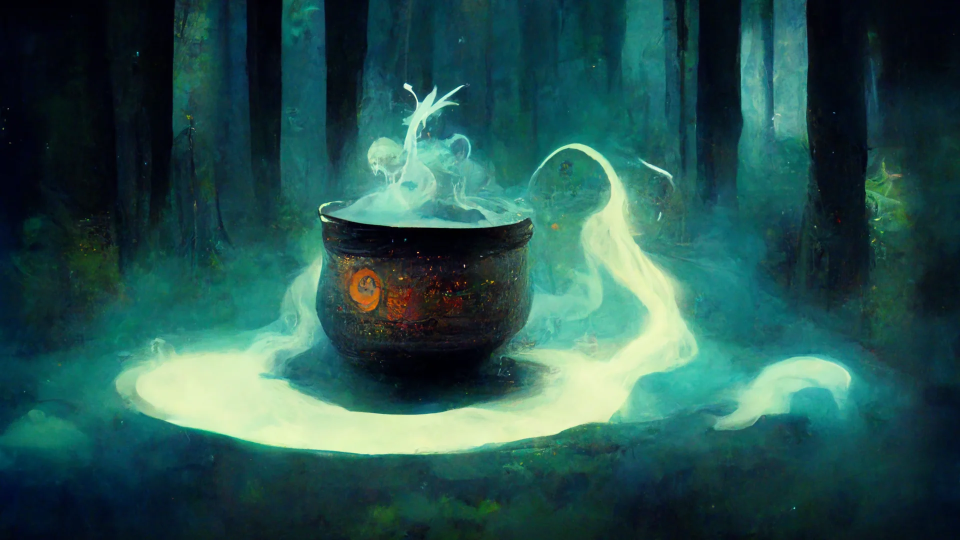
#> input picture assets/scenes/intro/cauldron_2.webp, 1920 x 1080 px (shown at 1/2 size)
$ python -i find_holes.py   (imports and definitions only)
#> lines starting #> are read from the running program, lines starting #| are printed output that depends on the picture
#> further down, picture is the input picture: shape (1080, 1920, 3); mean B, G, R 79.9, 84.2, 40.2
"""Find the places in Realm 3 that READ AS A HOLE, in world coordinates.

Run the level's lit scan first, then this over the frames it wrote:

    R3_HOLES=<dir> godot --headless res://scenes/realms/Realm3FungalTest.tscn
    python tools/find_holes.py <dir> --zoom 0.78

WHY THIS EXISTS, and why the thing it replaces was wrong.

`R3_GAPS` renders a coverage mask -- every sprite flat white -- and asks "is
anything drawn here". It reported ZERO holes on a floor Advika had just circled
twice. It was not lying. Everything she circled is drawn: the sprite is there
and renders at rgb8 (0,2,2), while the moss a few pixels to its left renders at
(9,9,11) with real texture in it. A coverage test cannot tell those apart,
because to a coverage test they are both "covered".

What the eye is actually asking is whether a region has any LIGHT and any
TEXTURE. Dark is fine -- this is a dark game. Flat is fine -- a silhouette is
flat. Dark AND flat AND large is a hole, because a painterly floor always has
some of both and a hole has neither.

CALIBRATION. The two thresholds below were not picked by taste. They were swept
against the two screenshots Advika circled (2026-08-08) until the detector
flagged what she flagged; at lum<0.030 / std<0.008 it covers both of her loops
and finds four more instances of the same defect in the same frames that she
did not bother to circle. Re-calibrate the same way if the grade ever moves --
against her marks, not against a number that feels right.
"""
import argparse
import glob
import os
import re
import sys

import numpy as np
from PIL import Image
from scipy import ndimage

# calibrated against Advika's circled screenshots -- see the module docstring
LUM_MAX = 0.030      # local mean luminance below which there is no light
STD_MAX = 0.008      # local standard deviation below which there is no texture
WIN = 15             # px, the neighbourhood both are measured over
MIN_AREA = 6000      # px, smaller than this is a shadow between fronds
BAND_LO = 0.55       # only look below this fraction of frame height: the floor

# FLAT IS ENOUGH, EVEN WHEN IT IS NOT DARK. Added 2026-08-08 after this detector
# missed the gap Advika had circled three times: a strip of bare soil between two
# moss courses, measuring lum 0.033 against the 0.030 cutoff above. Dark AND flat
# was too strict a rule -- it described the holes I had already found rather than
# the thing the eye objects to, which is a SMOOTH FILL. In a painterly floor a
# large untextured region reads as missing at any value, so flatness alone flags
# it, up to a ceiling where the region is bright enough to be a lit surface.
FLAT_LUM_MAX = 0.060   # above this a flat region is a lit mushroom cap, not a hole
FLAT_STD_MAX = 0.006   # tighter than STD_MAX: a brighter hole must be flatter


def luma(rgb):
    return rgb[..., 0] * 0.2126 + rgb[..., 1] * 0.7152 + rgb[..., 2] * 0.0722
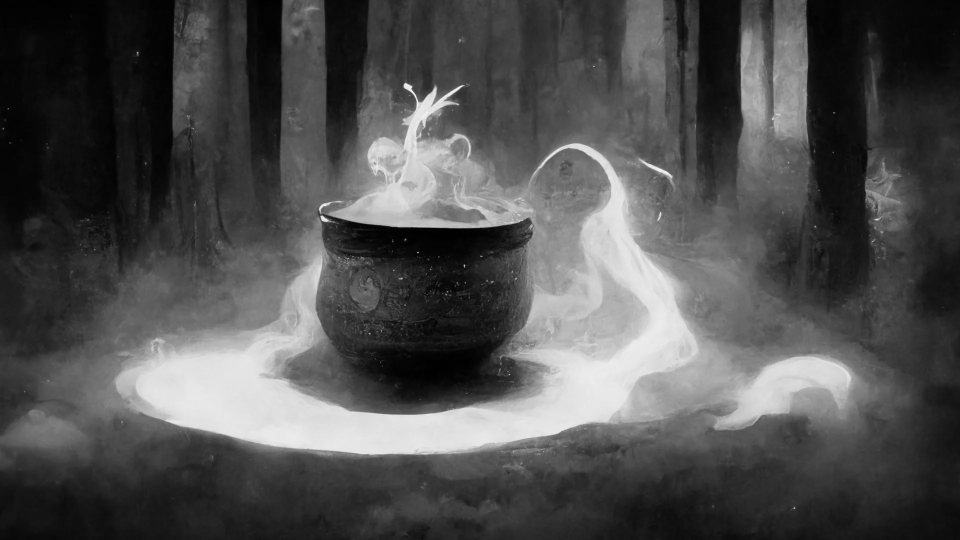
#> returned value: shape (1080, 1920) float64 (shown at 1/2 size); min 0, max 252, mean 80.1


def dead_mask(rgb, lum_max=LUM_MAX, std_max=STD_MAX, win=WIN,
              min_area=MIN_AREA, band_lo=BAND_LO):
    """Boolean mask of regions with neither light nor texture in them."""
    y = luma(rgb)
    mean = ndimage.uniform_filter(y, win)
    sq = ndimage.uniform_filter(y * y, win)
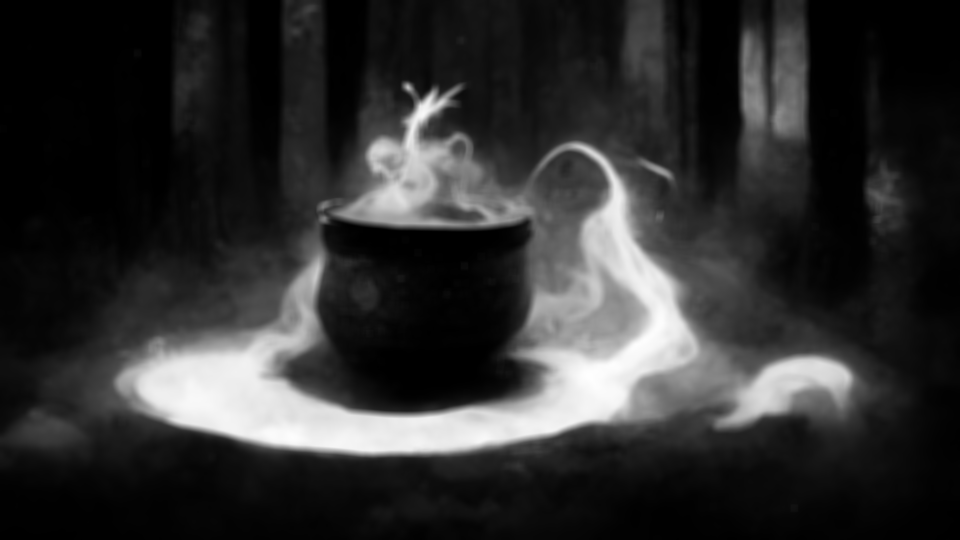
#> sq: shape (1080, 1920) float64 (shown at 1/2 size); min 1.45, max 55345.1, mean 10389.6; drawn with min black and max white
    std = np.sqrt(np.maximum(sq - mean * mean, 0.0))
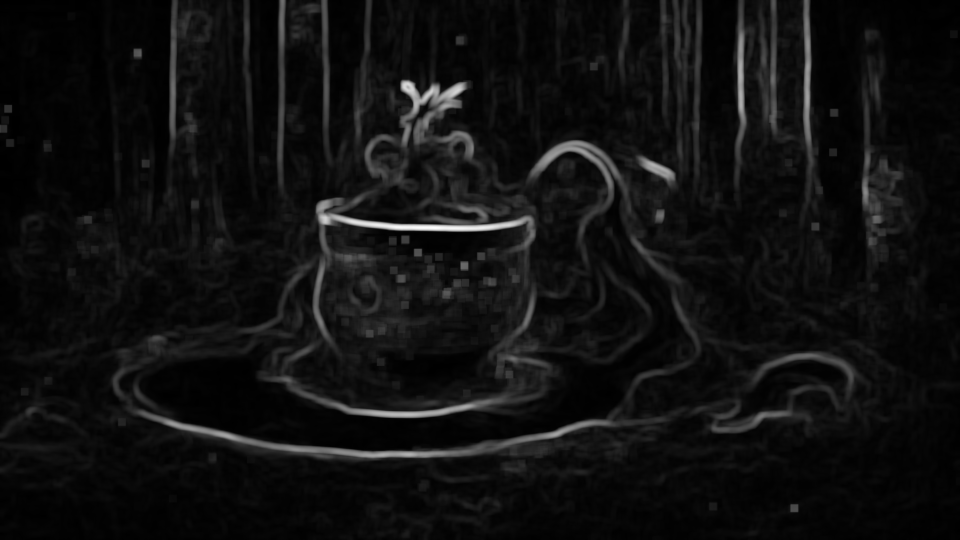
#> std: shape (1080, 1920) float64 (shown at 1/2 size); min 0, max 91.42, mean 5.9; drawn with min black and max white
    # either it has no light and no texture, or it is simply a flat fill
    dead = ((mean < lum_max) & (std < std_max)) \
        | ((mean < FLAT_LUM_MAX) & (std < FLAT_STD_MAX))
#> dead: shape (1080, 1920) bool; every value is 0
    # a one-pixel crack between two fronds is not a hole
    dead = ndimage.binary_opening(dead, np.ones((9, 9), bool))
    dead[:int(dead.shape[0] * band_lo)] = False
    lab, n = ndimage.label(dead)
#> lab: shape (1080, 1920) int32; every value is 0
#> n = 0
    keep = np.zeros_like(dead)
    regions = []
    for i in range(1, n + 1):
        m = lab == i
        a = int(m.sum())
        if a < min_area:
            continue
        keep |= m
        ys, xs = np.nonzero(m)
        regions.append((a, int(xs.min()), int(xs.max()),
                        int(ys.min()), int(ys.max())))
#> after the loop, regions = []
    regions.sort(reverse=True)
    return keep, regions


# [73 lines left out: function main, not called in this run]


# [2 lines not run here, left out]

>>> import cv2
>>> picture = cv2.imread('../assets/scenes/intro/cauldron_2.webp')
>>> result = dead_mask(picture)

$ run again, on assets/scenes/intro/shelves_2.webp
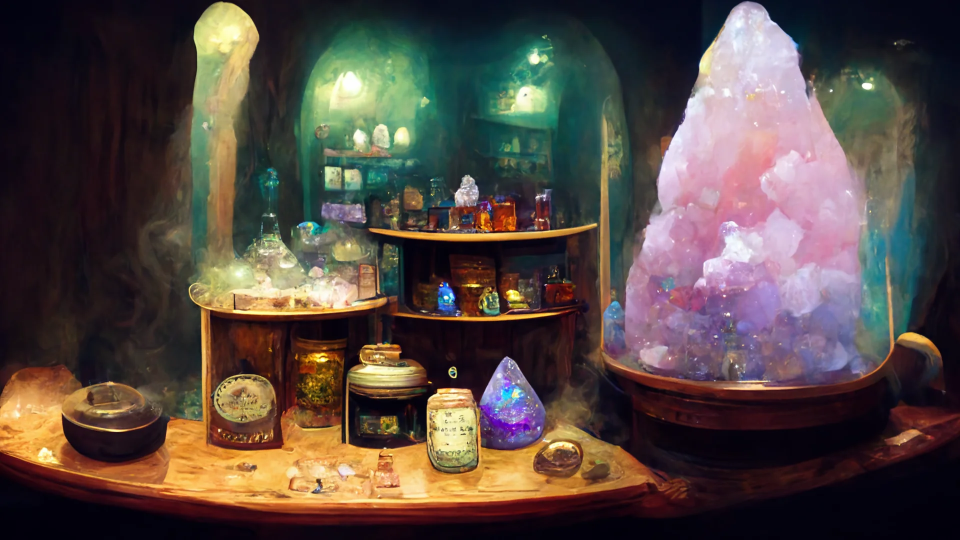
#> input picture assets/scenes/intro/shelves_2.webp, 1920 x 1080 px (shown at 1/2 size)
#> picture is the input picture: shape (1080, 1920, 3); mean B, G, R 66.9, 72.7, 85.3
#> in dead_mask, `mean = ndimage.uniform_filter(y, win)`:
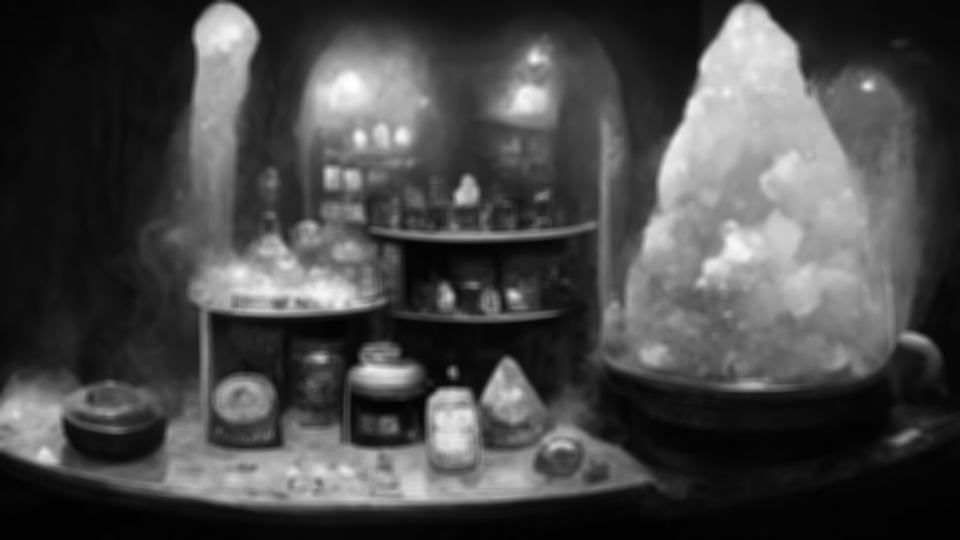
#> mean: shape (1080, 1920) float64 (shown at 1/2 size); min 2.18, max 253.9, mean 72.4
#> in dead_mask, `std = np.sqrt(np.maximum(sq - mean * mean, 0.0))`:
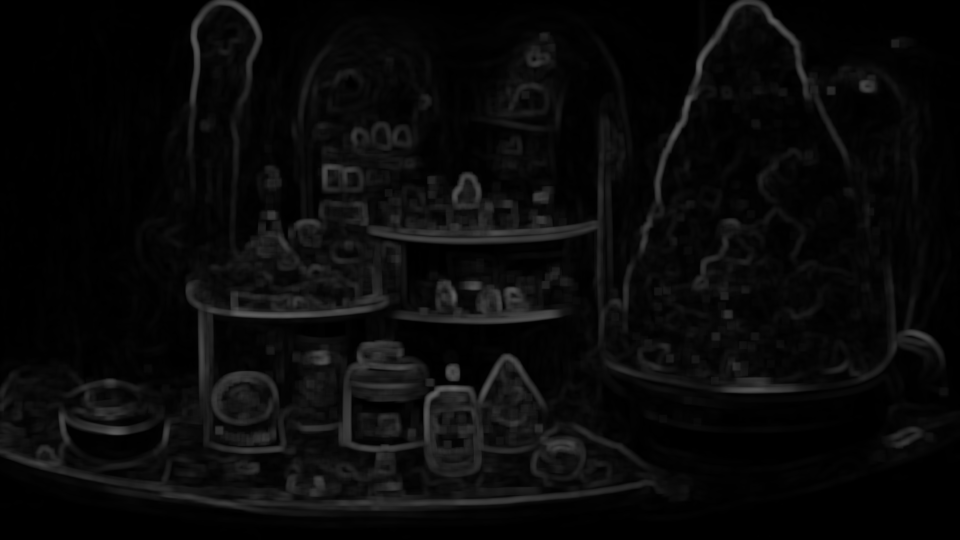
#> std: shape (1080, 1920) float64 (shown at 1/2 size); min 0, max 100.5, mean 9.8
#> dead: shape (1080, 1920) bool; every value is 0
#> lab: shape (1080, 1920) int32; every value is 0
#> n = 0
#> after the loop in dead_mask, `for i in range(1, n + 1):`: regions = []

$ run again, on assets/scenes/intro/shelves_6.webp
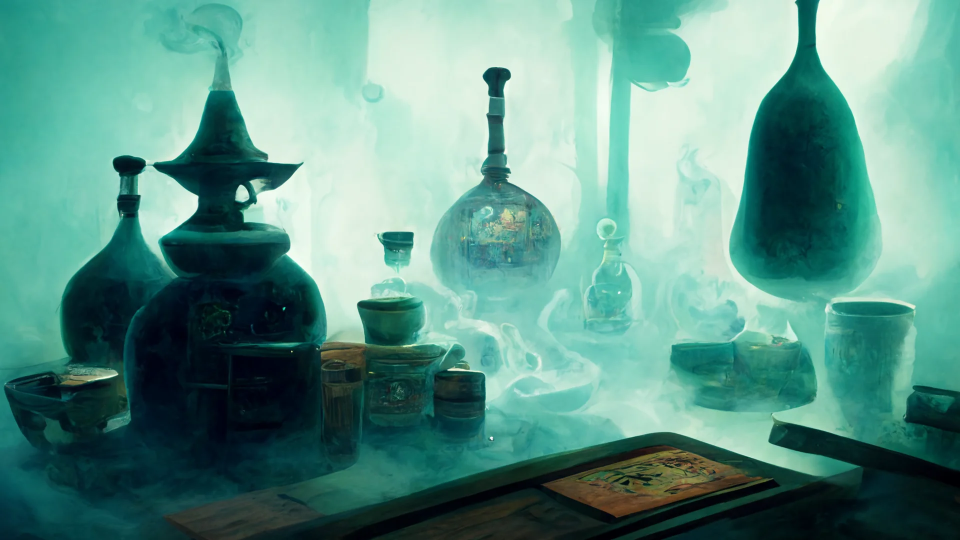
#> input picture assets/scenes/intro/shelves_6.webp, 1920 x 1080 px (shown at 1/2 size)
#> picture is the input picture: shape (1080, 1920, 3); mean B, G, R 135.1, 147, 92.7
#> in dead_mask, `sq = ndimage.uniform_filter(y * y, win)`:
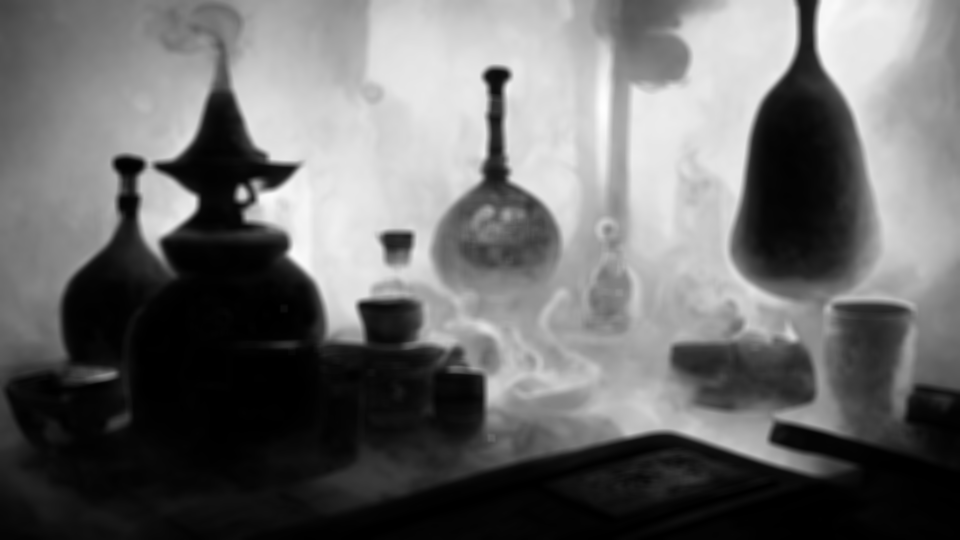
#> sq: shape (1080, 1920) float64 (shown at 1/2 size); min 0.723, max 62080.5, mean 26106.8; drawn with min black and max white
#> in dead_mask, `std = np.sqrt(np.maximum(sq - mean * mean, 0.0))`:
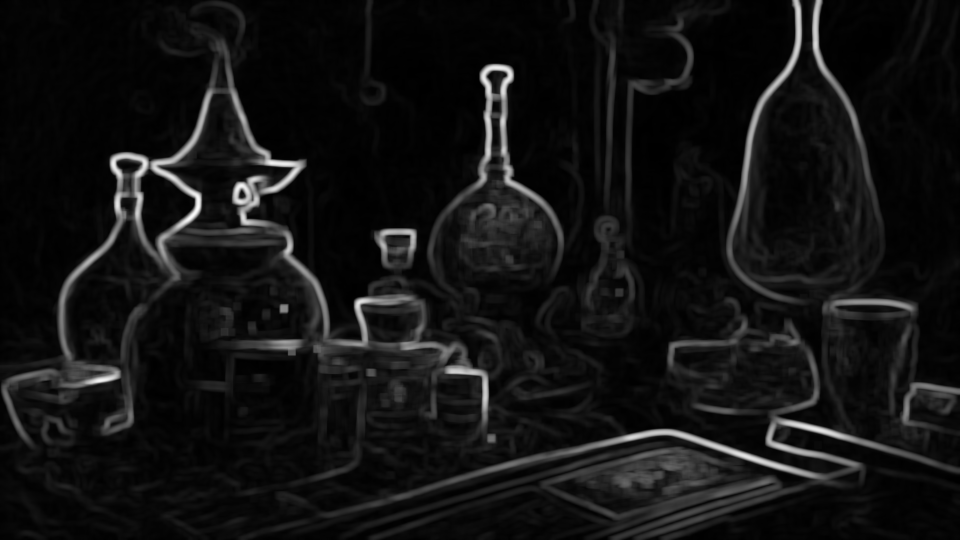
#> std: shape (1080, 1920) float64 (shown at 1/2 size); min 0, max 87.29, mean 6.5; drawn with min black and max white
#> dead: shape (1080, 1920) bool; every value is 0
#> lab: shape (1080, 1920) int32; every value is 0
#> n = 0
#> after the loop in dead_mask, `for i in range(1, n + 1):`: regions = []
